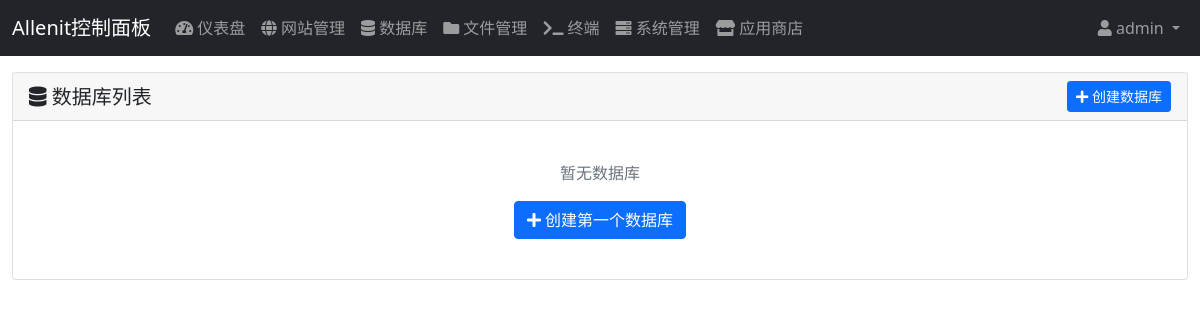
/databases/ (signed in), run on an earlier commit of the app's database.
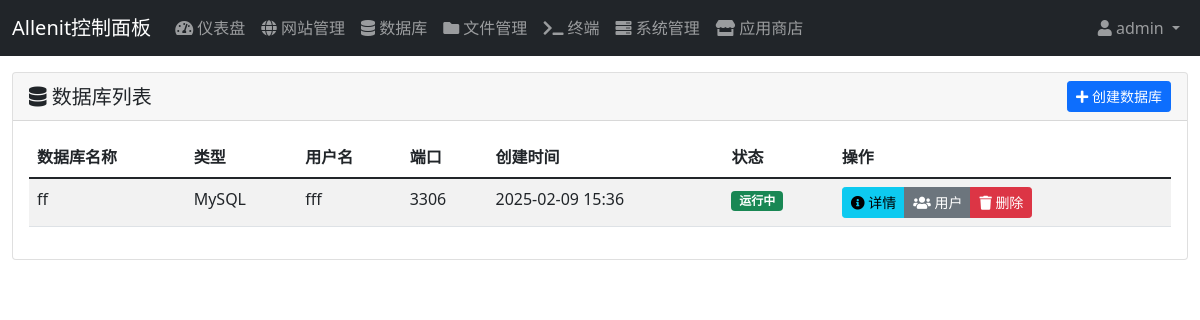
And on a later commit of the database.
### databases/models.py (models this page shows, shortened)
class Database(models.Model):
    name = models.CharField(max_length=100)
    db_type = models.CharField(max_length=20, choices=[
        ('mysql', 'MySQL'),
        ('postgresql', 'PostgreSQL'),
        ('sqlite', 'SQLite'),
    ])
    username = models.CharField(max_length=100)
    password = models.CharField(max_length=255)
    host = models.CharField(max_length=255, default='localhost')
    port = models.IntegerField()
    charset = models.CharField(max_length=20, default='utf8mb4')
    status = models.BooleanField(default=True)
    created_at = models.DateTimeField(auto_now_add=True)

### databases/views.py (the view)
# urls.py: path('', views.database_list, name='database_list'),
@login_required
def database_list(request):
    databases = Database.objects.all().order_by('-created_at')
    return render(request, 'databases/list.html', {'databases': databases})

### templates/databases/list.html (shortened to what this page needs)
{% extends "base.html" %}
{% block content %}
<div class="card">
    <div class="card-header">
        <div class="d-flex justify-content-between align-items-center">
            <h5 class="card-title mb-0">
                <i class="fas fa-database"></i> 数据库列表
            </h5>
            <a href="{% url 'database_create' %}" class="btn btn-primary btn-sm">
                <i class="fas fa-plus"></i> 创建数据库
            </a>
        </div>
    </div>
    <div class="card-body">
        {% if databases %}
        <div class="table-responsive">
            <table class="table table-striped table-hover">
                <thead>
                    <tr>
                        <th>数据库名称</th>
                        <th>类型</th>
                        <th>用户名</th>
                        <th>端口</th>
                        <th>创建时间</th>
                        <th>状态</th>
                        <th>操作</th>
                    </tr>
                </thead>
                <tbody>
                    {% for database in databases %}
                    <tr>
                        <td>{{ database.name }}</td>
                        <td>{{ database.get_db_type_display }}</td>
                        <td>{{ database.username|default:'-' }}</td>
                        <td>{{ database.port|default:'-' }}</td>
                        <td>{{ database.created_at|date:"Y-m-d H:i" }}</td>
                        <td>
                            {% if database.status %}
                            <span class="badge bg-success">运行中</span>
                            {% else %}
                            <span class="badge bg-danger">已停止</span>
                            {% endif %}
                        </td>
                        <td>
                            <div class="btn-group">
                                <a href="{% url 'database_detail' database.pk %}" class="btn btn-sm btn-info">
                                    <i class="fas fa-info-circle"></i> 详情
                                </a>
                                <a href="{% url 'database_users' database.pk %}" class="btn btn-sm btn-secondary">
                                    <i class="fas fa-users"></i> 用户
                                </a>
                                <button class="btn btn-sm btn-danger" onclick="deleteDatabase({{ database.pk }})">
                                    <i class="fas fa-trash"></i> 删除
                                </button>
                            </div>
                        </td>
                    </tr>
                    {% endfor %}
                </tbody>
            </table>
        </div>
        {% else %}
        <div class="text-center py-4">
            <p class="text-muted mb-0">暂无数据库</p>
            <a href="{% url 'database_create' %}" class="btn btn-primary mt-3">
                <i class="fas fa-plus"></i> 创建第一个数据库
            </a>
        </div>
        {% endif %}
    </div>
</div>
{% endblock %}

### templates/base.html (shortened to what this page needs)
<!DOCTYPE html>
<html lang="zh-CN">
<head>
    <link href="https://cdn.jsdelivr.net/npm/bootstrap@5.1.3/dist/css/bootstrap.min.css" rel="stylesheet">
    <link href="https://cdn.jsdelivr.net/npm/@fortawesome/fontawesome-free@5.15.4/css/all.min.css" rel="stylesheet">
</head>
<body>
    <nav class="navbar navbar-expand-lg navbar-dark bg-dark">
        <div class="container-fluid">
            <a class="navbar-brand" href="{% url 'dashboard' %}">Allenit控制面板</a>
            <div class="collapse navbar-collapse" id="navbarNav">
                <ul class="navbar-nav">
                    <li class="nav-item">
                        <a class="nav-link" href="{% url 'dashboard' %}">
                            <i class="fas fa-tachometer-alt"></i> 仪表盘
                        </a>
                    </li>
                    <li class="nav-item">
                        <a class="nav-link" href="{% url 'website_list' %}">
                            <i class="fas fa-globe"></i> 网站管理
                        </a>
                    </li>
                    <li class="nav-item">
                        <a class="nav-link" href="{% url 'database_list' %}">
                            <i class="fas fa-database"></i> 数据库
                        </a>
                    </li>
                    <li class="nav-item">
                        <a class="nav-link" href="{% url 'file_manager' %}">
                            <i class="fas fa-folder"></i> 文件管理
                        </a>
                    </li>
                    <li class="nav-item">
                        <a class="nav-link {% if request.resolver_match.namespace == 'terminal' %}active{% endif %}" href="{% url 'terminal:index' %}">
                            <i class="fas fa-terminal"></i> 终端
                        </a>
                    </li>
                    <li class="nav-item">
                        <a class="nav-link" href="{% url 'system_status' %}">
                            <i class="fas fa-server"></i> 系统管理
                        </a>
                    </li>
                    <li class="nav-item">
                        <a class="nav-link" href="{% url 'app_store' %}">
                            <i class="fas fa-store"></i> 应用商店
                        </a>
                    </li>
                </ul>
                <ul class="navbar-nav ms-auto">
                    {% if user.is_authenticated %}
                    <li class="nav-item dropdown">
                        <a class="nav-link dropdown-toggle" href="#" id="navbarDropdown" role="button" data-bs-toggle="dropdown">
                            <i class="fas fa-user"></i> {{ user.username }}
                        </a>
                    </li>
                    {% else %}
                    <li class="nav-item">
                        <a class="nav-link" href="{% url 'login' %}">登录</a>
                    </li>
                    {% endif %}
                </ul>
            </div>
        </div>
    </nav>
    <div class="container-fluid py-3">
        {% block content %}{% endblock %}
    </div>
</body>
</html>

What changed in the data, as far as the page shows it:
added Database: name "ff", db_type "MySQL", username "fff", port "3306", created_at "2025-02-09 15:36", status "运行中"
Also different on the page:
text no longer shown: "暂无数据库 创建第一个数据库"
text now shown: "数据库名称 类型 用户名 端口 创建时间 状态 操作"
